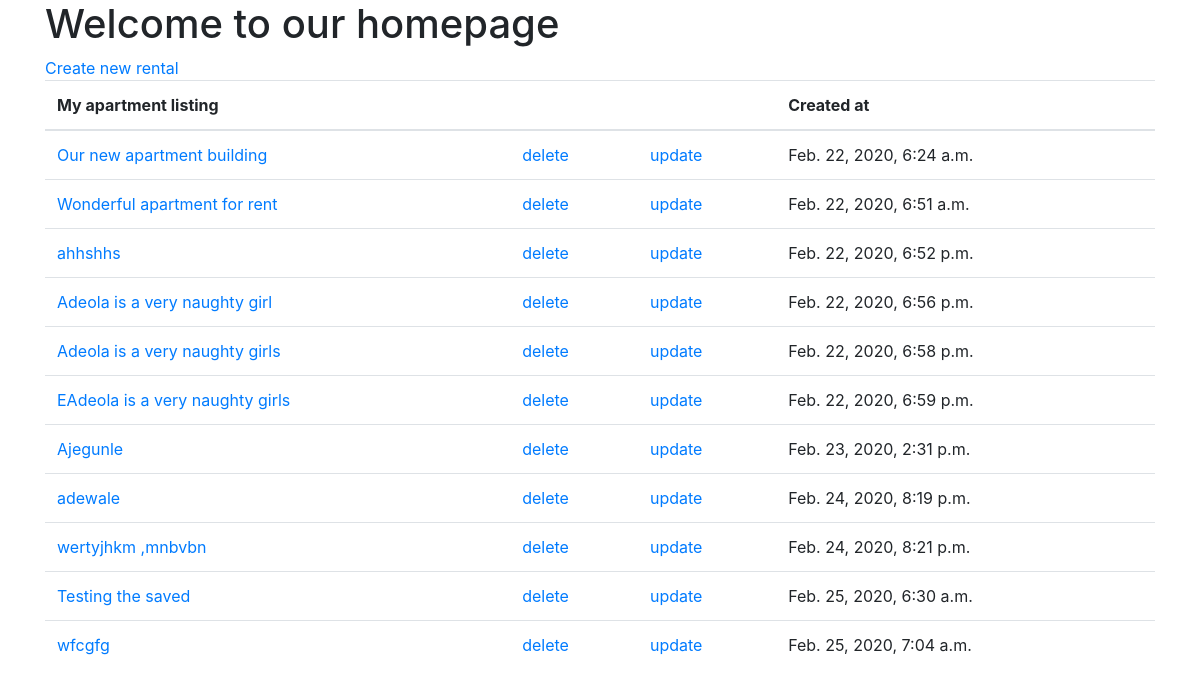
The app's page /rental/, older data.
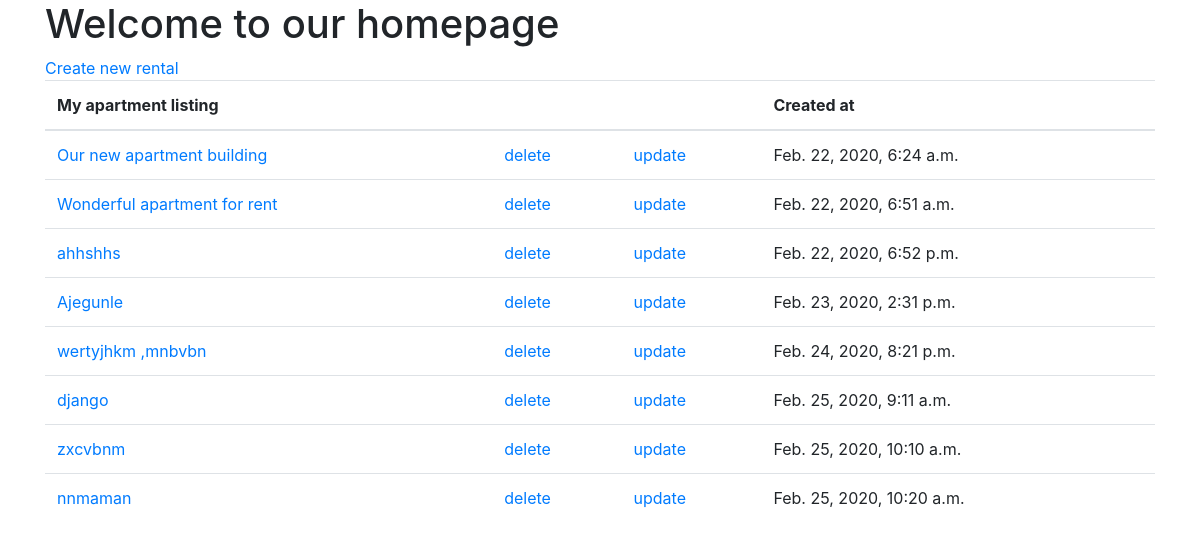
The same page, newer data.
### rental/models.py (models this page shows, shortened)
class RentalProperty(models.Model):
    landlord = models.ForeignKey("Landlord", related_name='rentalpropertys', on_delete=models.CASCADE)
    created_by = models.ForeignKey(UserModel, related_name='rentalpropertys', on_delete=models.CASCADE)
    title = models.TextField(unique=True)
    created_at = models.DateTimeField(auto_now_add=True)
    PROPERTY_LISTING_CHOICES = Choices(
        ('APARTMENT', _('Apartment')),
        ('HOLIDAY_HOME', _('Holiday home')),
        ('SINGLE_FAMILY_HOME', _('Single family home')),
        ('COMMERCIAL', _('Commercial')),
    )
    type_of_property_listing = models.CharField(
        max_length = 50,
        choices = PROPERTY_LISTING_CHOICES,
        default = PROPERTY_LISTING_CHOICES.APARTMENT,)
    street = models.CharField(max_length=255)
    borough = models.CharField(max_length=255)
    image = models.ImageField(upload_to='images/', null=True, blank=True,)

### rental/views.py (the view)
# urls.py: path('', views.HomeView.as_view(), name="home" ),
class HomeView(generic.ListView):
    model = RentalProperty
    template_name = 'rental/index.html'

### rental/templates/rental/index.html (shortened to what this page needs)
<!DOCTYPE html>
<html lang="en">
<head>
    <link href="https://stackpath.bootstrapcdn.com/bootstrap/4.4.1/css/bootstrap.min.css" rel="stylesheet">
</head>
<body>
    <div class="container">
    <h1>Welcome to our homepage</h1>
    <a href="{% url 'rental:new_rental' pk=1 %}">Create new rental</a>
    </div>
   <div class="container">
    <table class="table">
        <thead class="thead-inverse">
          <tr>
            <th>My apartment listing</th>
            <th></th>
            <th></th>
            <th>Created at</th>
          </tr>
        </thead>
        {% if rentalproperty_list %}
        <tbody>
            {% for propertys in rentalproperty_list %}
          <tr>
            <td>
            <a href="{% url 'rental:detail' propertys.pk %}">{{propertys.title}}</a>
            </td>
            <td class="align-middle">
            <a href="{% url 'rental:delete' propertys.pk %}">delete</a>
            </td>
            <td class="align-middle">
            <a href="{% url 'rental:update' propertys.pk %}">update</a>
            </td>
            <td class="align-middle">
                {{ propertys.created_at }}
            </td>
          </tr>
          {% endfor %}
        </tbody>
        {%else %}
    <p>No rental title available</p>
    {% endif %}
      </table>
    </div>
</body>
</html>

Row changes from the older to the newer data that the page shows:
removed RentalProperty: title "Adeola is a very naughty girl", created_at "Feb. 22, 2020, 6:56 p.m."
removed RentalProperty: title "Adeola is a very naughty girls", created_at "Feb. 22, 2020, 6:58 p.m."
removed RentalProperty: title "EAdeola is a very naughty girls", created_at "Feb. 22, 2020, 6:59 p.m."
removed RentalProperty: title "adewale", created_at "Feb. 24, 2020, 8:19 p.m."
removed RentalProperty: title "Testing the saved", created_at "Feb. 25, 2020, 6:30 a.m."
removed RentalProperty: title "wfcgfg", created_at "Feb. 25, 2020, 7:04 a.m."
added RentalProperty: title "django", created_at "Feb. 25, 2020, 9:11 a.m."
added RentalProperty: title "zxcvbnm", created_at "Feb. 25, 2020, 10:10 a.m."
added RentalProperty: title "nnmaman", created_at "Feb. 25, 2020, 10:20 a.m."
